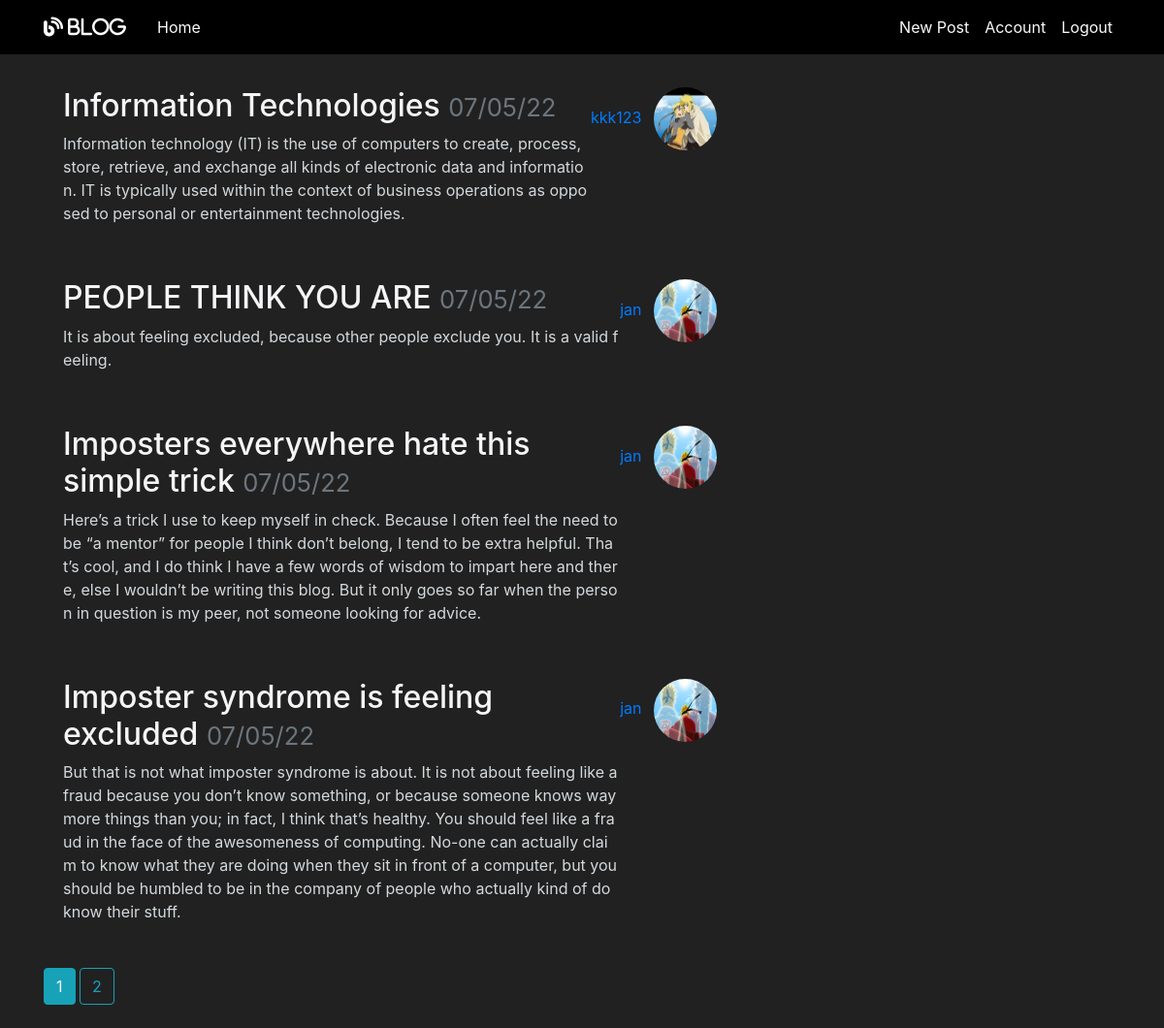
The app's page /home (signed in) with its own data.
### flaskblog/models.py (models this page shows, shortened)
class Post(db.Model):
    id = db.Column(db.Integer, primary_key=True)
    title = db.Column(db.String(100), nullable=False)
    date_posted = db.Column(db.DateTime, nullable=False, default=datetime.now())
    content = db.Column(db.Text, nullable=False)
    user_id = db.Column(db.Integer, db.ForeignKey('user.id'), nullable=False)
    likes = db.relationship('PostLike', backref='post', lazy='dynamic')
    is_approved = db.Column(db.Boolean, default=False)
    image_file = db.Column(db.String(20), nullable=False, default='default.jpg')

class User(db.Model, UserMixin):
    id = db.Column(db.Integer, primary_key=True)
    username = db.Column(db.String(20), unique=True, nullable=False)
    role=db.Column(db.Integer,nullable=False,default=3)
    email = db.Column(db.String(120), unique=True, nullable=False)
    image_file = db.Column(db.String(20), nullable=False, default='default.jpg')
    password = db.Column(db.String(60), nullable=False)
    posts = db.relationship('Post', backref='author', lazy=True)
    liked = db.relationship('PostLike',foreign_keys='PostLike.user_id',
    backref='user', lazy='dynamic')

### flaskblog/routes.py (the view)
@app.route("/")
@app.route("/home")
def home():
    page = request.args.get('page', 1, type=int)
    posts = Post.query.filter_by(is_approved=True).order_by(
        Post.date_posted.desc()).paginate(page=page, per_page=4)
    return render_template('home.html', posts=posts)

### flaskblog/models.py (called while the page is built)
@login_manager.user_loader
def load_user(user_id):
    return User.query.get(int(user_id))

### flaskblog/templates/home.html
{% extends "layout.html" %}
{% block content %}
    {% for post in posts.items %}
        <article class="media content-section">
          <div class="media-body">
            <h2><a class="article-title"
              href="{{url_for('post',post_id=post.id)}}">{{ post.title }}
              <small class="text-muted">{{ post.date_posted.strftime('%d/%m/%y') }}</small>
            </a></h2>
            <p class="article-content">{{ post.content }}</p>
          </div>
          <div class="article-metadata">
            <a class="mr-2" href="#">{{ post.author.username }}</a>
            <img class="rounded-circle article-img"
            src=" {{ url_for('static',filename='profile_pics/' + post.author.image_file )}}">
          </div>
        </article>
    {% endfor %}
    {% for page_num in posts.iter_pages( left_edge=1, right_edge=1,
      left_current=1, right_current=2 ) %} {% if page_num %} {% if posts.page ==page_num %}
      <a class="btn btn-info mb-4" href="{{ url_for('home', page=page_num) }}">
        {{ page_num }}</a>
        {% else %}
      <a class="btn btn-outline-info mb-4"
        href="{{ url_for('home', page=page_num) }}">
        {{ page_num }}</a>
        {% endif %} {% else %} ... {% endif %} {% endfor %}
{% endblock content %}

### flaskblog/static/main.css (style rules this page uses)
body { background: #fafafa; color: #333333; margin-top: 5rem; }
h1, h2, h3, h4, h5, h6 { color: #444444; }
.content-section { color: #d4d9dd; padding: 10px 20px; border-radius: 5px; margin-bottom: 20px; }
.article-title { color: #f5f5f8; }
.article-content { white-space: pre-line; word-break: break-all; }
.article-img { height: 65px; width: 65px; margin-right: 16px; }
.article-metadata { padding-bottom: 1px; margin-bottom: 4px; }

### flaskblog/templates/layout.html (style rules this page uses)
body { background-color: #212121; color: white }

### records on screen
Post: title "Information Technologies", date_posted "07/05/22", content "Information technology (IT) is the use of computers to create, process, store, retrieve, and exchange all kinds of electronic data and information. IT is typically used within the context of business operations as opposed to personal or entertainment technologies.", author.username "kkk123", image_file (picture)
Post: title "PEOPLE THINK YOU ARE", date_posted "07/05/22", content "It is about feeling excluded, because other people exclude you. It is a valid feeling.", author.username "jan", image_file (picture)
Post: title "Imposters everywhere hate this simple trick", date_posted "07/05/22", content "Here’s a trick I use to keep myself in check. Because I often feel the need to be “a mentor” for people I think don’t belong, I tend to be extra helpful. That’s cool, and I do think I have a few words of wisdom to impart here and there, else I wouldn’t be writing this blog. But it only goes so far when the person in question is my peer, not someone looking for advice.", author.username "jan", image_file (picture)
Post: title "Imposter syndrome is feeling excluded", date_posted "07/05/22", content "But that is not what imposter syndrome is about. It is not about feeling like a fraud because you don’t know something, or because someone knows way more things than you; in fact, I think that’s healthy. You should feel like a fraud in the face of the awesomeness of computing. No-one can actually claim to know what they are doing when they sit in front of a computer, but you should be humbled to be in the company of people who actually kind of do know their stuff.", author.username "jan", image_file (picture)

### other values on screen
{{ page_num }} "1"
{{ page_num }} "2"
